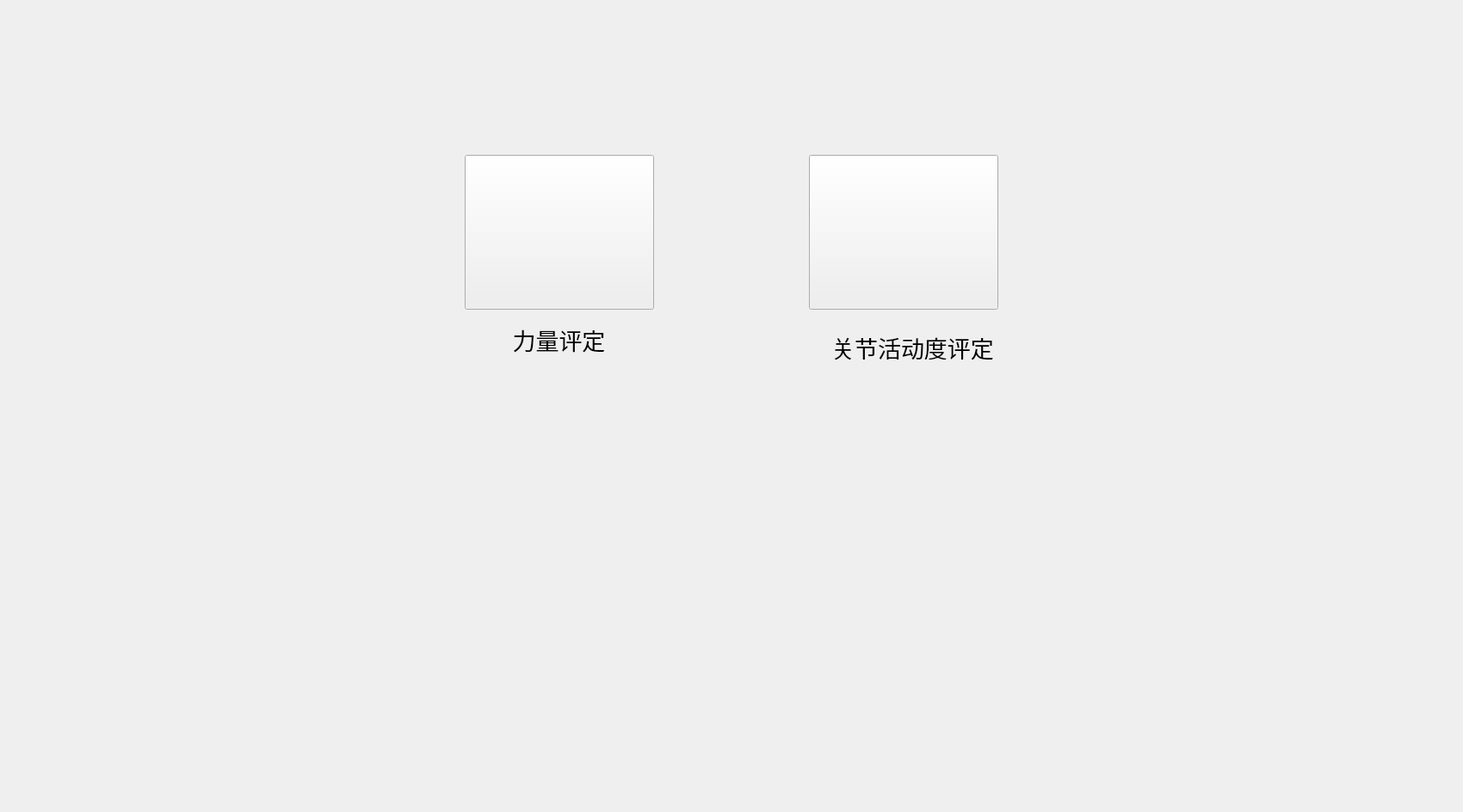
<?xml version="1.0" encoding="UTF-8"?>
<ui version="4.0">
 <class>EvaluationManager</class>
 <widget class="QWidget" name="EvaluationManager">
  <property name="geometry">
   <rect>
    <x>0</x>
    <y>0</y>
    <width>1700</width>
    <height>944</height>
   </rect>
  </property>
  <property name="windowTitle">
   <string>Form</string>
  </property>
  <widget class="QGroupBox" name="groupBox">
   <property name="geometry">
    <rect>
     <x>540</x>
     <y>180</y>
     <width>220</width>
     <height>240</height>
    </rect>
   </property>
   <property name="styleSheet">
    <string notr="true">QGroupBox{border:none;}</string>
   </property>
   <property name="title">
    <string/>
   </property>
   <widget class="QPushButton" name="strengthEvalution_Btn">
    <property name="geometry">
     <rect>
      <x>0</x>
      <y>0</y>
      <width>220</width>
      <height>180</height>
     </rect>
    </property>
    <property name="styleSheet">
     <string notr="true">QPushButton{border-image: url(:/new/prefix1/source/evalution/strengthNormal.png);}
QPushButton:hover{border-image: url(:/new/prefix1/source/evalution/strengthHover.png);}</string>
    </property>
    <property name="text">
     <string/>
    </property>
   </widget>
   <widget class="QLabel" name="label">
    <property name="geometry">
     <rect>
      <x>-11</x>
      <y>200</y>
      <width>241</width>
      <height>30</height>
     </rect>
    </property>
    <property name="font">
     <font>
      <family>黑体</family>
      <pointsize>20</pointsize>
     </font>
    </property>
    <property name="text">
     <string>力量评定</string>
    </property>
    <property name="alignment">
     <set>Qt::AlignCenter</set>
    </property>
   </widget>
  </widget>
  <widget class="QGroupBox" name="groupBox_2">
   <property name="geometry">
    <rect>
     <x>940</x>
     <y>180</y>
     <width>220</width>
     <height>181</height>
    </rect>
   </property>
   <property name="styleSheet">
    <string notr="true">QGroupBox{border:none;}</string>
   </property>
   <property name="title">
    <string/>
   </property>
   <widget class="QPushButton" name="scopeEvalution_Btn">
    <property name="geometry">
     <rect>
      <x>0</x>
      <y>0</y>
      <width>220</width>
      <height>180</height>
     </rect>
    </property>
    <property name="styleSheet">
     <string notr="true">QPushButton{border-image: url(:/new/prefix1/source/evalution/scopeNormal.png);}
QPushButton:hover{border-image: url(:/new/prefix1/source/evalution/scopeHover.png);}</string>
    </property>
    <property name="text">
     <string/>
    </property>
   </widget>
  </widget>
  <widget class="QLabel" name="label_2">
   <property name="geometry">
    <rect>
     <x>850</x>
     <y>390</y>
     <width>421</width>
     <height>28</height>
    </rect>
   </property>
   <property name="font">
    <font>
     <family>黑体</family>
     <pointsize>20</pointsize>
    </font>
   </property>
   <property name="text">
    <string>关节活动度评定</string>
   </property>
   <property name="alignment">
    <set>Qt::AlignCenter</set>
   </property>
  </widget>
 </widget>
 <resources/>
 <connections/>
</ui>
